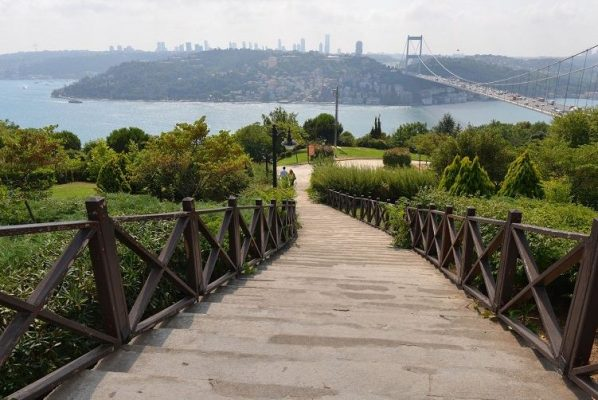
#> input picture trial.jpg, 598 x 400 px, given in place of the camera
$ python detection_blue.py
#> lines starting #> are read from the running program, lines starting #| are printed output that depends on the picture; after the words box and inside, x2 and y2 are one past the last pixel; in counts of white or black regions, pixels touching at a corner belong together
import cv2

# Defining lower bounds and upper bounds of founded Mask
min_blue, min_green, min_red = 36, 8, 205
max_blue, max_green, max_red = 255, 71, 220

# Defining object for reading video from camera
camera = cv2.VideoCapture(0)

# Defining loop for catching frames
while True:
    # Capture frame-by-frame from camera
    _, frame_BGR = camera.read()
#> frame_BGR is the input picture: shape (400, 598, 3); mean B, G, R 111.6, 124.3, 125.8

    # Converting current frame to HSV
    frame_HSV = cv2.cvtColor(frame_BGR, cv2.COLOR_BGR2HSV)
#> frame_HSV: shape (400, 598, 3); mean H, S, V 49.1, 75.9, 133.2

    # Implementing Mask with founded colours from Track Bars to HSV Image
    mask = cv2.inRange(frame_HSV,
                       (min_blue, min_green, min_red),
                       (max_blue, max_green, max_red))
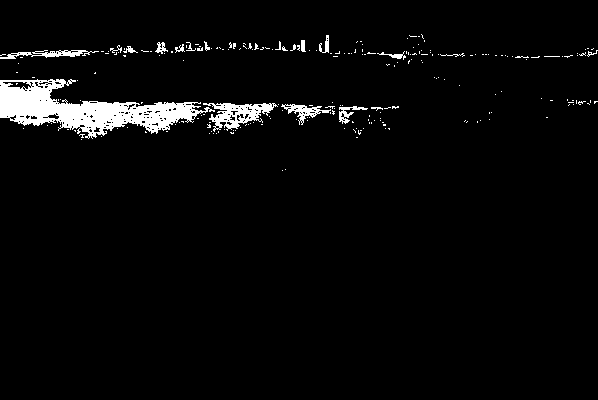
#> mask: shape (400, 598); 3.6% white; 231 white regions (213 under 20 px)

    # Showing current frame with implemented Mask
    # Giving name to the window with Mask
    # And specifying that window is resizable
    cv2.namedWindow('Binary frame with Mask', cv2.WINDOW_NORMAL)
    cv2.imshow('Binary frame with Mask', mask)

    contours, _ = cv2.findContours(mask, cv2.RETR_TREE, cv2.CHAIN_APPROX_NONE)
#> contours = 441 contours, 422 with area under 20; largest, box (x1, y1, x2, y2) and area: (0, 79, 215, 139) 5604, (203, 103, 278, 132) 926, (281, 104, 331, 125) 296, (0, 50, 99, 59) 259, (2, 81, 32, 90) 142
    contours = sorted(contours, key=cv2.contourArea, reverse=True)

    if contours:
        # Getting rectangle coordinates and spatial size from biggest Contour
        # Function cv2.boundingRect() is used to get an approximate rectangle
        # around the region of interest in the binary image after Contour was found
        (x_min, y_min, box_width, box_height) = cv2.boundingRect(contours[0])
#> x_min = 0; y_min = 79; box_width = 215; box_height = 60

        # Drawing Bounding Box on the current BGR frame
        cv2.rectangle(frame_BGR, (x_min - 15, y_min - 15),
                      (x_min + box_width + 15, y_min + box_height + 15),
                      (0, 255, 0), 3)

        # Preparing text for the Label
        label = 'Detected Object'

        # Putting text with Label on the current BGR frame
        cv2.putText(frame_BGR, label, (x_min - 5, y_min - 25),
                    cv2.FONT_HERSHEY_SIMPLEX, 1.0, (0, 255, 0), 2)
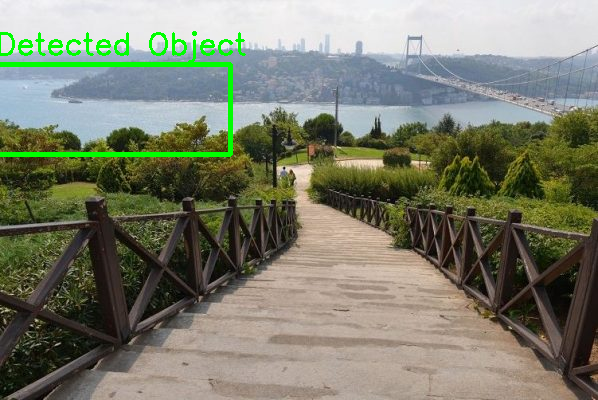
#> frame_BGR: shape (400, 598, 3); mean B, G, R 108.7, 126.1, 122.9

    cv2.namedWindow('Detected Object', cv2.WINDOW_NORMAL)
    cv2.imshow('Detected Object', frame_BGR)

    # Breaking the loop if 'q' is pressed
    if cv2.waitKey(1) & 0xFF == ord('q'):
#> (key q is pressed here)
        break

# Destroying all opened windows
cv2.destroyAllWindows()
